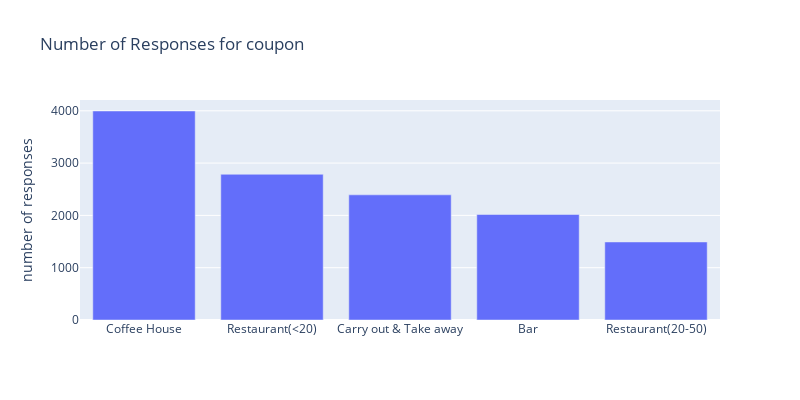
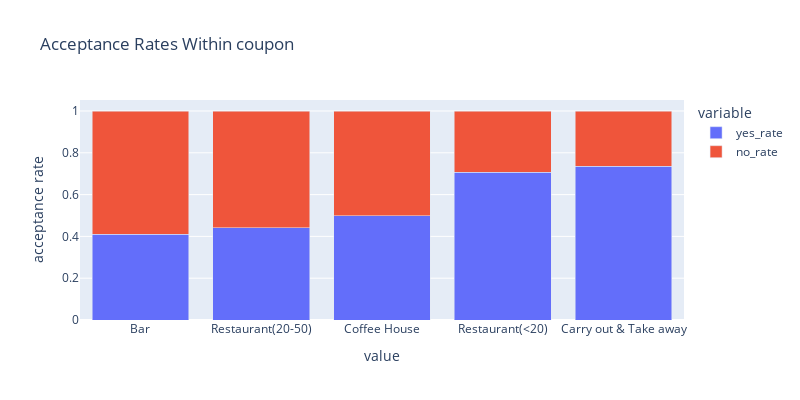

Notebook cell for these charts, in order:
### Markdown cell above
#### Choose a Coupon Type

### Code cell
# Choose a coupon type
analyze_column(data,'coupon')

### Figure 1 — Plotly figure (JSON) as saved in the notebook; plotly's stock layout.template omitted (floating-point values rounded to 4 significant figures)
{"data": [{"alignmentgroup": "True", "hovertemplate": "=%{x}<br>number of responses=%{y}<extra></extra>", "legendgroup": "", "marker": {"color": "#636efa", "pattern": {"shape": ""}}, "name": "", "offsetgroup": "", "orientation": "v", "showlegend": false, "textposition": "auto", "type": "bar", "x": ["Coffee House", "Restaurant(<20)", "Carry out & Take away", "Bar", "Restaurant(20-50)"], "xaxis": "x", "y": [3996, 2786, 2393, 2017, 1492], "yaxis": "y"}], "layout": {"barmode": "relative", "height": 400, "legend": {"tracegroupgap": 0}, "title": {"text": "Number of Responses for coupon"}, "width": 800, "xaxis": {"anchor": "y", "domain": [0, 1], "title": {"text": ""}}, "yaxis": {"anchor": "x", "domain": [0, 1], "title": {"text": "number of responses"}}}}

### Figure 2 — Plotly figure (JSON) as saved in the notebook; plotly's stock layout.template omitted (floating-point values rounded to 4 significant figures)
{"data": [{"alignmentgroup": "True", "hovertemplate": "variable=yes_rate<br>value=%{x}<br>acceptance rate=%{y}<extra></extra>", "legendgroup": "yes_rate", "marker": {"color": "#636efa", "pattern": {"shape": ""}}, "name": "yes_rate", "offsetgroup": "yes_rate", "orientation": "v", "showlegend": true, "textposition": "auto", "type": "bar", "x": ["Bar", "Restaurant(20-50)", "Coffee House", "Restaurant(<20)", "Carry out & Take away"], "xaxis": "x", "y": [0.41, 0.441, 0.4992, 0.7071, 0.7355], "yaxis": "y"}, {"alignmentgroup": "True", "hovertemplate": "variable=no_rate<br>value=%{x}<br>acceptance rate=%{y}<extra></extra>", "legendgroup": "no_rate", "marker": {"color": "#EF553B", "pattern": {"shape": ""}}, "name": "no_rate", "offsetgroup": "no_rate", "orientation": "v", "showlegend": true, "textposition": "auto", "type": "bar", "x": ["Bar", "Restaurant(20-50)", "Coffee House", "Restaurant(<20)", "Carry out & Take away"], "xaxis": "x", "y": [0.59, 0.559, 0.5008, 0.2929, 0.2645], "yaxis": "y"}], "layout": {"barmode": "stack", "height": 400, "legend": {"title": {"text": "variable"}, "tracegroupgap": 0}, "title": {"text": "Acceptance Rates Within coupon"}, "width": 800, "xaxis": {"anchor": "y", "domain": [0, 1], "title": {"text": "value"}}, "yaxis": {"anchor": "x", "domain": [0, 1], "title": {"text": "acceptance rate"}}}}
